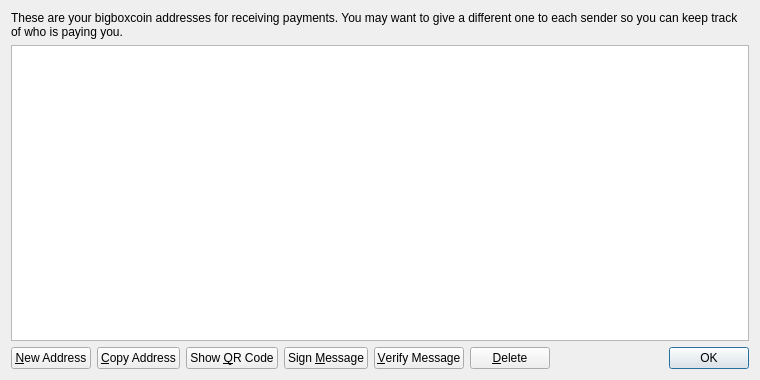
<?xml version="1.0" encoding="UTF-8"?>
<ui version="4.0">
 <class>AddressBookPage</class>
 <widget class="QWidget" name="AddressBookPage">
  <property name="geometry">
   <rect>
    <x>0</x>
    <y>0</y>
    <width>760</width>
    <height>380</height>
   </rect>
  </property>
  <property name="windowTitle">
   <string>Address Book</string>
  </property>
  <layout class="QVBoxLayout" name="verticalLayout">
   <item>
    <widget class="QLabel" name="labelExplanation">
     <property name="text">
      <string>These are your bigboxcoin addresses for receiving payments. You may want to give a different one to each sender so you can keep track of who is paying you.</string>
     </property>
     <property name="textFormat">
      <enum>Qt::PlainText</enum>
     </property>
     <property name="wordWrap">
      <bool>true</bool>
     </property>
    </widget>
   </item>
   <item>
    <widget class="QTableView" name="tableView">
     <property name="contextMenuPolicy">
      <enum>Qt::CustomContextMenu</enum>
     </property>
     <property name="toolTip">
      <string>Double-click to edit address or label</string>
     </property>
     <property name="tabKeyNavigation">
      <bool>false</bool>
     </property>
     <property name="alternatingRowColors">
      <bool>true</bool>
     </property>
     <property name="selectionMode">
      <enum>QAbstractItemView::SingleSelection</enum>
     </property>
     <property name="selectionBehavior">
      <enum>QAbstractItemView::SelectRows</enum>
     </property>
     <property name="sortingEnabled">
      <bool>true</bool>
     </property>
     <attribute name="verticalHeaderVisible">
      <bool>false</bool>
     </attribute>
    </widget>
   </item>
   <item>
    <layout class="QHBoxLayout" name="horizontalLayout">
     <item>
      <widget class="QPushButton" name="newAddressButton">
       <property name="toolTip">
        <string>Create a new address</string>
       </property>
       <property name="text">
        <string>&amp;New Address</string>
       </property>
       <property name="icon">
        <iconset resource="../bitcoin.qrc">
         <normaloff>:/icons/add</normaloff>:/icons/add</iconset>
       </property>
      </widget>
     </item>
     <item>
      <widget class="QPushButton" name="copyToClipboard">
       <property name="toolTip">
        <string>Copy the currently selected address to the system clipboard</string>
       </property>
       <property name="text">
        <string>&amp;Copy Address</string>
       </property>
       <property name="icon">
        <iconset resource="../bitcoin.qrc">
         <normaloff>:/icons/editcopy</normaloff>:/icons/editcopy</iconset>
       </property>
      </widget>
     </item>
     <item>
      <widget class="QPushButton" name="showQRCode">
       <property name="text">
        <string>Show &amp;QR Code</string>
       </property>
       <property name="icon">
        <iconset resource="../bitcoin.qrc">
         <normaloff>:/icons/qrcode</normaloff>:/icons/qrcode</iconset>
       </property>
      </widget>
     </item>
     <item>
      <widget class="QPushButton" name="signMessage">
       <property name="toolTip">
        <string>Sign a message to prove you own a bigboxcoin address</string>
       </property>
       <property name="text">
        <string>Sign &amp;Message</string>
       </property>
       <property name="icon">
        <iconset resource="../bitcoin.qrc">
         <normaloff>:/icons/edit</normaloff>:/icons/edit</iconset>
       </property>
      </widget>
     </item>
     <item>
      <widget class="QPushButton" name="verifyMessage">
       <property name="toolTip">
        <string>Verify a message to ensure it was signed with a specified bigboxcoin address</string>
       </property>
       <property name="text">
        <string>&amp;Verify Message</string>
       </property>
       <property name="icon">
        <iconset resource="../bitcoin.qrc">
         <normaloff>:/icons/transaction_0</normaloff>:/icons/transaction_0</iconset>
       </property>
      </widget>
     </item>
     <item>
      <widget class="QPushButton" name="deleteButton">
       <property name="toolTip">
        <string>Delete the currently selected address from the list</string>
       </property>
       <property name="text">
        <string>&amp;Delete</string>
       </property>
       <property name="icon">
        <iconset resource="../bitcoin.qrc">
         <normaloff>:/icons/remove</normaloff>:/icons/remove</iconset>
       </property>
      </widget>
     </item>
     <item>
      <spacer name="horizontalSpacer">
       <property name="orientation">
        <enum>Qt::Horizontal</enum>
       </property>
       <property name="sizeHint" stdset="0">
        <size>
         <width>40</width>
         <height>20</height>
        </size>
       </property>
      </spacer>
     </item>
     <item>
      <widget class="QDialogButtonBox" name="buttonBox">
       <property name="sizePolicy">
        <sizepolicy hsizetype="Maximum" vsizetype="Fixed">
         <horstretch>0</horstretch>
         <verstretch>0</verstretch>
        </sizepolicy>
       </property>
       <property name="standardButtons">
        <set>QDialogButtonBox::Ok</set>
       </property>
      </widget>
     </item>
    </layout>
   </item>
  </layout>
 </widget>
 <resources>
  <include location="../bitcoin.qrc"/>
 </resources>
 <connections/>
</ui>
